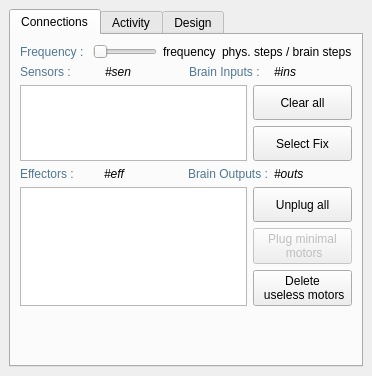
<?xml version="1.0" encoding="UTF-8"?>
<!--
Copyright 2011, 2012 Aurelien Da Campo, Cyprien Huissoud

This file is part of Genecraft-Project.

Genecraft-Project is free software: you can redistribute it and/or modify
it under the terms of the GNU General Public License as published by
the Free Software Foundation, either version 3 of the License, or
(at your option) any later version.

Genecraft-Project is distributed in the hope that it will be useful,
but WITHOUT ANY WARRANTY; without even the implied warranty of
MERCHANTABILITY or FITNESS FOR A PARTICULAR PURPOSE.  See the
GNU General Public License for more details.

You should have received a copy of the GNU General Public License
along with Genecraft-Project.  If not, see <http://www.gnu.org/licenses/>.
-->
<ui version="4.0">
 <class>BrainPropertiesController</class>
 <widget class="QWidget" name="BrainPropertiesController">
  <property name="geometry">
   <rect>
    <x>0</x>
    <y>0</y>
    <width>372</width>
    <height>376</height>
   </rect>
  </property>
  <property name="windowTitle">
   <string>Form</string>
  </property>
  <layout class="QGridLayout" name="gridLayout_3">
   <property name="margin">
    <number>0</number>
   </property>
   <item row="0" column="0">
    <widget class="QScrollArea" name="scrollArea">
     <property name="frameShape">
      <enum>QFrame::NoFrame</enum>
     </property>
     <property name="widgetResizable">
      <bool>true</bool>
     </property>
     <widget class="QWidget" name="scrollAreaWidgetContents">
      <property name="geometry">
       <rect>
        <x>0</x>
        <y>0</y>
        <width>372</width>
        <height>376</height>
       </rect>
      </property>
      <layout class="QGridLayout" name="gridLayout">
       <item row="0" column="1">
        <widget class="QTabWidget" name="tabWidget">
         <property name="currentIndex">
          <number>0</number>
         </property>
         <widget class="QWidget" name="tabInOut">
          <attribute name="icon">
           <iconset resource="../../../ressources/ressources.qrc">
            <normaloff>:/img/icons/brain_connections</normaloff>:/img/icons/brain_connections</iconset>
          </attribute>
          <attribute name="title">
           <string>Connections</string>
          </attribute>
          <layout class="QGridLayout" name="gridLayout_2">
           <item row="0" column="0" colspan="3">
            <layout class="QHBoxLayout" name="horizontalLayout">
             <item>
              <widget class="QLabel" name="label_12">
               <property name="styleSheet">
                <string notr="true">color: rgb(81, 119, 145);</string>
               </property>
               <property name="text">
                <string>Frequency : </string>
               </property>
              </widget>
             </item>
             <item>
              <widget class="QSlider" name="sBrainFrequency">
               <property name="minimum">
                <number>1</number>
               </property>
               <property name="maximum">
                <number>60</number>
               </property>
               <property name="orientation">
                <enum>Qt::Horizontal</enum>
               </property>
              </widget>
             </item>
             <item>
              <widget class="QLabel" name="lBrainFrequency">
               <property name="text">
                <string>frequency</string>
               </property>
              </widget>
             </item>
             <item>
              <widget class="QLabel" name="label">
               <property name="text">
                <string>phys. steps / brain steps</string>
               </property>
              </widget>
             </item>
            </layout>
           </item>
           <item row="1" column="0" colspan="3">
            <layout class="QHBoxLayout" name="horizontalLayout_3">
             <item>
              <widget class="QLabel" name="label_4">
               <property name="styleSheet">
                <string notr="true">color: rgb(81, 119, 145);</string>
               </property>
               <property name="text">
                <string>Sensors :</string>
               </property>
              </widget>
             </item>
             <item>
              <widget class="QLabel" name="lNbrSensors">
               <property name="font">
                <font>
                 <italic>true</italic>
                </font>
               </property>
               <property name="text">
                <string>#sen</string>
               </property>
              </widget>
             </item>
             <item>
              <widget class="QLabel" name="label_5">
               <property name="styleSheet">
                <string notr="true">color: rgb(81, 119, 145);</string>
               </property>
               <property name="text">
                <string>Brain Inputs : </string>
               </property>
              </widget>
             </item>
             <item>
              <widget class="QLabel" name="lNbrBrainInputs">
               <property name="font">
                <font>
                 <italic>true</italic>
                </font>
               </property>
               <property name="text">
                <string>#ins</string>
               </property>
              </widget>
             </item>
            </layout>
           </item>
           <item row="2" column="0" rowspan="2" colspan="2">
            <widget class="QListWidget" name="lwSensors">
             <property name="whatsThis">
              <string>&lt;!DOCTYPE HTML PUBLIC &quot;-//W3C//DTD HTML 4.0//EN&quot; &quot;http://www.w3.org/TR/REC-html40/strict.dtd&quot;&gt;
&lt;html&gt;&lt;head&gt;&lt;meta name=&quot;qrichtext&quot; content=&quot;1&quot; /&gt;&lt;style type=&quot;text/css&quot;&gt;
p, li { white-space: pre-wrap; }
&lt;/style&gt;&lt;/head&gt;&lt;body style=&quot; font-family:'MS Shell Dlg 2'; font-size:8.25pt; font-weight:400; font-style:normal;&quot;&gt;
&lt;p style=&quot; margin-top:0px; margin-bottom:0px; margin-left:0px; margin-right:0px; -qt-block-indent:0; text-indent:0px;&quot;&gt;&lt;span style=&quot; font-weight:600;&quot;&gt;All sensors list&lt;/span&gt;&lt;/p&gt;
&lt;p style=&quot;-qt-paragraph-type:empty; margin-top:0px; margin-bottom:0px; margin-left:0px; margin-right:0px; -qt-block-indent:0; text-indent:0px;&quot;&gt;&lt;/p&gt;
&lt;p style=&quot; margin-top:0px; margin-bottom:0px; margin-left:0px; margin-right:0px; -qt-block-indent:0; text-indent:0px;&quot;&gt;This list shows you all sensors of the selected entity&lt;/p&gt;&lt;/body&gt;&lt;/html&gt;</string>
             </property>
            </widget>
           </item>
           <item row="2" column="2">
            <widget class="QPushButton" name="pbClearSensors">
             <property name="enabled">
              <bool>true</bool>
             </property>
             <property name="minimumSize">
              <size>
               <width>0</width>
               <height>35</height>
              </size>
             </property>
             <property name="whatsThis">
              <string>&lt;!DOCTYPE HTML PUBLIC &quot;-//W3C//DTD HTML 4.0//EN&quot; &quot;http://www.w3.org/TR/REC-html40/strict.dtd&quot;&gt;
&lt;html&gt;&lt;head&gt;&lt;meta name=&quot;qrichtext&quot; content=&quot;1&quot; /&gt;&lt;style type=&quot;text/css&quot;&gt;
p, li { white-space: pre-wrap; }
&lt;/style&gt;&lt;/head&gt;&lt;body style=&quot; font-family:'MS Shell Dlg 2'; font-size:8.25pt; font-weight:400; font-style:normal;&quot;&gt;
&lt;p style=&quot; margin-top:0px; margin-bottom:0px; margin-left:0px; margin-right:0px; -qt-block-indent:0; text-indent:0px;&quot;&gt;&lt;span style=&quot; font-size:8pt; font-weight:600;&quot;&gt;Delete all sensors of the entity&lt;/span&gt;&lt;/p&gt;
&lt;p style=&quot;-qt-paragraph-type:empty; margin-top:0px; margin-bottom:0px; margin-left:0px; margin-right:0px; -qt-block-indent:0; text-indent:0px; font-size:8pt;&quot;&gt;&lt;/p&gt;
&lt;p style=&quot; margin-top:0px; margin-bottom:0px; margin-left:0px; margin-right:0px; -qt-block-indent:0; text-indent:0px;&quot;&gt;&lt;span style=&quot; font-size:8pt;&quot;&gt;Then, the activity of the brain will be null.&lt;/span&gt;&lt;/p&gt;&lt;/body&gt;&lt;/html&gt;</string>
             </property>
             <property name="text">
              <string>Clear all</string>
             </property>
            </widget>
           </item>
           <item row="3" column="2">
            <widget class="QPushButton" name="pbSelectFixation">
             <property name="minimumSize">
              <size>
               <width>0</width>
               <height>35</height>
              </size>
             </property>
             <property name="whatsThis">
              <string>&lt;!DOCTYPE HTML PUBLIC &quot;-//W3C//DTD HTML 4.0//EN&quot; &quot;http://www.w3.org/TR/REC-html40/strict.dtd&quot;&gt;
&lt;html&gt;&lt;head&gt;&lt;meta name=&quot;qrichtext&quot; content=&quot;1&quot; /&gt;&lt;style type=&quot;text/css&quot;&gt;
p, li { white-space: pre-wrap; }
&lt;/style&gt;&lt;/head&gt;&lt;body style=&quot; font-family:'MS Shell Dlg 2'; font-size:8.25pt; font-weight:400; font-style:normal;&quot;&gt;
&lt;p style=&quot; margin-top:0px; margin-bottom:0px; margin-left:0px; margin-right:0px; -qt-block-indent:0; text-indent:0px;&quot;&gt;&lt;span style=&quot; font-weight:600;&quot;&gt;Select the selected fixation in the list&lt;/span&gt;&lt;/p&gt;
&lt;p style=&quot;-qt-paragraph-type:empty; margin-top:0px; margin-bottom:0px; margin-left:0px; margin-right:0px; -qt-block-indent:0; text-indent:0px; font-weight:600;&quot;&gt;&lt;/p&gt;
&lt;p style=&quot; margin-top:0px; margin-bottom:0px; margin-left:0px; margin-right:0px; -qt-block-indent:0; text-indent:0px;&quot;&gt;Then, you can edit it.&lt;/p&gt;&lt;/body&gt;&lt;/html&gt;</string>
             </property>
             <property name="text">
              <string>Select Fix</string>
             </property>
            </widget>
           </item>
           <item row="4" column="0" colspan="3">
            <layout class="QHBoxLayout" name="horizontalLayout_2">
             <item>
              <widget class="QLabel" name="label_6">
               <property name="styleSheet">
                <string notr="true">color: rgb(81, 119, 145);</string>
               </property>
               <property name="text">
                <string>Effectors :</string>
               </property>
              </widget>
             </item>
             <item>
              <widget class="QLabel" name="lNbrEffectors">
               <property name="font">
                <font>
                 <italic>true</italic>
                </font>
               </property>
               <property name="text">
                <string>#eff</string>
               </property>
              </widget>
             </item>
             <item>
              <widget class="QLabel" name="label_7">
               <property name="styleSheet">
                <string notr="true">color: rgb(81, 119, 145);</string>
               </property>
               <property name="text">
                <string>Brain Outputs :</string>
               </property>
              </widget>
             </item>
             <item>
              <widget class="QLabel" name="lNbrBrainOutputs">
               <property name="font">
                <font>
                 <italic>true</italic>
                </font>
               </property>
               <property name="text">
                <string>#outs</string>
               </property>
              </widget>
             </item>
            </layout>
           </item>
           <item row="5" column="0" rowspan="3" colspan="2">
            <widget class="QListWidget" name="lwEffectors">
             <property name="whatsThis">
              <string>&lt;!DOCTYPE HTML PUBLIC &quot;-//W3C//DTD HTML 4.0//EN&quot; &quot;http://www.w3.org/TR/REC-html40/strict.dtd&quot;&gt;
&lt;html&gt;&lt;head&gt;&lt;meta name=&quot;qrichtext&quot; content=&quot;1&quot; /&gt;&lt;style type=&quot;text/css&quot;&gt;
p, li { white-space: pre-wrap; }
&lt;/style&gt;&lt;/head&gt;&lt;body style=&quot; font-family:'MS Shell Dlg 2'; font-size:8.25pt; font-weight:400; font-style:normal;&quot;&gt;
&lt;p style=&quot; margin-top:0px; margin-bottom:0px; margin-left:0px; margin-right:0px; -qt-block-indent:0; text-indent:0px;&quot;&gt;&lt;span style=&quot; font-weight:600;&quot;&gt;All effectors list&lt;/span&gt;&lt;/p&gt;
&lt;p style=&quot;-qt-paragraph-type:empty; margin-top:0px; margin-bottom:0px; margin-left:0px; margin-right:0px; -qt-block-indent:0; text-indent:0px;&quot;&gt;&lt;/p&gt;
&lt;p style=&quot; margin-top:0px; margin-bottom:0px; margin-left:0px; margin-right:0px; -qt-block-indent:0; text-indent:0px;&quot;&gt;This list shows you all effectors of the selected entity&lt;/p&gt;&lt;/body&gt;&lt;/html&gt;</string>
             </property>
            </widget>
           </item>
           <item row="5" column="2">
            <widget class="QPushButton" name="pbClearEffectors">
             <property name="enabled">
              <bool>true</bool>
             </property>
             <property name="minimumSize">
              <size>
               <width>0</width>
               <height>35</height>
              </size>
             </property>
             <property name="whatsThis">
              <string>&lt;!DOCTYPE HTML PUBLIC &quot;-//W3C//DTD HTML 4.0//EN&quot; &quot;http://www.w3.org/TR/REC-html40/strict.dtd&quot;&gt;
&lt;html&gt;&lt;head&gt;&lt;meta name=&quot;qrichtext&quot; content=&quot;1&quot; /&gt;&lt;style type=&quot;text/css&quot;&gt;
p, li { white-space: pre-wrap; }
&lt;/style&gt;&lt;/head&gt;&lt;body style=&quot; font-family:'MS Shell Dlg 2'; font-size:8.25pt; font-weight:400; font-style:normal;&quot;&gt;
&lt;p style=&quot; margin-top:0px; margin-bottom:0px; margin-left:0px; margin-right:0px; -qt-block-indent:0; text-indent:0px;&quot;&gt;&lt;span style=&quot; font-weight:600;&quot;&gt;Unplug all outputs&lt;/span&gt;&lt;/p&gt;
&lt;p style=&quot;-qt-paragraph-type:empty; margin-top:0px; margin-bottom:0px; margin-left:0px; margin-right:0px; -qt-block-indent:0; text-indent:0px; font-weight:600;&quot;&gt;&lt;/p&gt;
&lt;p style=&quot; margin-top:0px; margin-bottom:0px; margin-left:0px; margin-right:0px; -qt-block-indent:0; text-indent:0px;&quot;&gt;Clear all outputs.&lt;/p&gt;&lt;/body&gt;&lt;/html&gt;</string>
             </property>
             <property name="text">
              <string>Unplug all</string>
             </property>
            </widget>
           </item>
           <item row="6" column="2">
            <widget class="QPushButton" name="pbPlugMinimalMotors">
             <property name="enabled">
              <bool>false</bool>
             </property>
             <property name="minimumSize">
              <size>
               <width>0</width>
               <height>35</height>
              </size>
             </property>
             <property name="text">
              <string>Plug minimal 
 motors</string>
             </property>
            </widget>
           </item>
           <item row="7" column="2">
            <widget class="QPushButton" name="pbMinimalOuts">
             <property name="enabled">
              <bool>true</bool>
             </property>
             <property name="minimumSize">
              <size>
               <width>0</width>
               <height>35</height>
              </size>
             </property>
             <property name="whatsThis">
              <string>&lt;!DOCTYPE HTML PUBLIC &quot;-//W3C//DTD HTML 4.0//EN&quot; &quot;http://www.w3.org/TR/REC-html40/strict.dtd&quot;&gt;
&lt;html&gt;&lt;head&gt;&lt;meta name=&quot;qrichtext&quot; content=&quot;1&quot; /&gt;&lt;style type=&quot;text/css&quot;&gt;
p, li { white-space: pre-wrap; }
&lt;/style&gt;&lt;/head&gt;&lt;body style=&quot; font-family:'MS Shell Dlg 2'; font-size:8.25pt; font-weight:400; font-style:normal;&quot;&gt;
&lt;p style=&quot; margin-top:0px; margin-bottom:0px; margin-left:0px; margin-right:0px; -qt-block-indent:0; text-indent:0px;&quot;&gt;&lt;span style=&quot; font-size:8pt; font-weight:600;&quot;&gt;Used to clear all useless motors of the entity&lt;/span&gt;&lt;/p&gt;
&lt;p style=&quot;-qt-paragraph-type:empty; margin-top:0px; margin-bottom:0px; margin-left:0px; margin-right:0px; -qt-block-indent:0; text-indent:0px; font-size:8pt;&quot;&gt;&lt;/p&gt;
&lt;p style=&quot; margin-top:0px; margin-bottom:0px; margin-left:0px; margin-right:0px; -qt-block-indent:0; text-indent:0px;&quot;&gt;&lt;span style=&quot; font-size:8pt;&quot;&gt;A &amp;quot;motor effector&amp;quot; without free angular degrees (lower limits = upper limits) is useless. By clearing all useless motors, you avoid to compute brain outputs and thus you can gain a lot of performance.&lt;/span&gt;&lt;/p&gt;&lt;/body&gt;&lt;/html&gt;</string>
             </property>
             <property name="text">
              <string>Delete 
 useless motors</string>
             </property>
            </widget>
           </item>
           <item row="8" column="2">
            <spacer name="verticalSpacer">
             <property name="orientation">
              <enum>Qt::Vertical</enum>
             </property>
             <property name="sizeHint" stdset="0">
              <size>
               <width>20</width>
               <height>40</height>
              </size>
             </property>
            </spacer>
           </item>
          </layout>
         </widget>
         <widget class="QWidget" name="tabBrain">
          <attribute name="icon">
           <iconset resource="../../../ressources/ressources.qrc">
            <normaloff>:/img/icons/brain_activity</normaloff>:/img/icons/brain_activity</iconset>
          </attribute>
          <attribute name="title">
           <string>Activity</string>
          </attribute>
         </widget>
         <widget class="QWidget" name="tabBrainStruct">
          <attribute name="icon">
           <iconset resource="../../../ressources/ressources.qrc">
            <normaloff>:/img/icons/brain</normaloff>:/img/icons/brain</iconset>
          </attribute>
          <attribute name="title">
           <string>Design</string>
          </attribute>
         </widget>
        </widget>
       </item>
      </layout>
     </widget>
    </widget>
   </item>
  </layout>
 </widget>
 <resources>
  <include location="../../../ressources/ressources.qrc"/>
 </resources>
 <connections/>
</ui>
